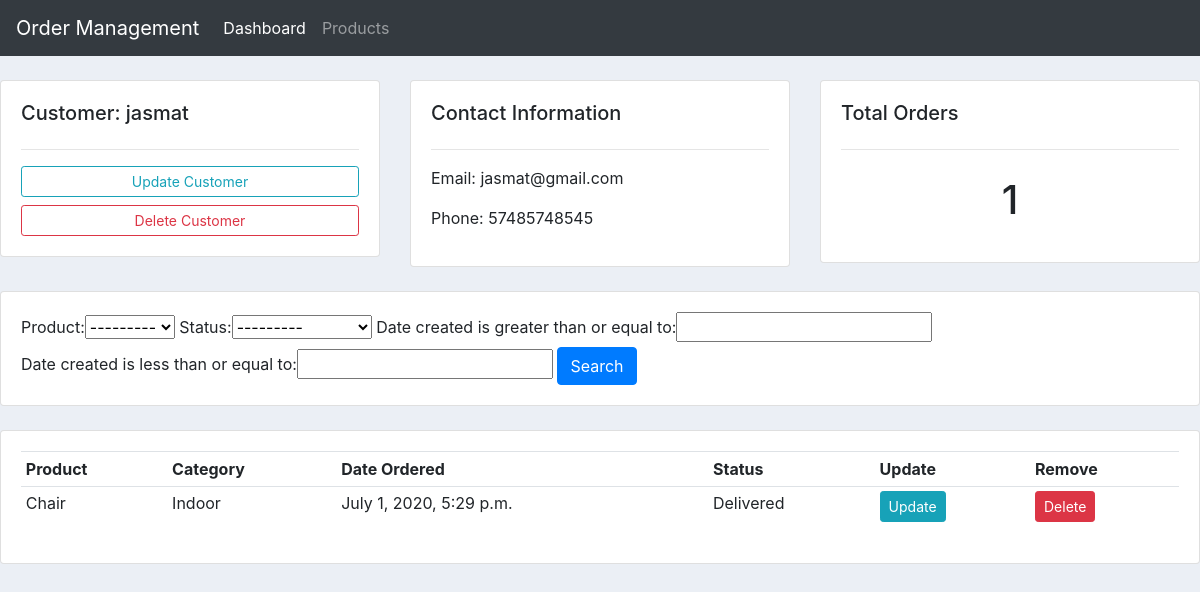
/customers/6/, run on the app's committed database.
### accounts/models.py (models this page shows, shortened)
class Customer(models.Model):
    name = models.CharField(max_length=100,null=True)
    phone = models.CharField(max_length=100,null=True,unique=True)
    email = models.CharField(max_length=100,null=True,unique=True)
    date_created = models.DateTimeField(auto_now_add=True,null=True)

class Order(models.Model):
    STATUS=(
        ('Pending','Pending'),
        ('Out for delivery','Out for delivery'),
        ('Delivered','Delivered')
        )
    customer=models.ForeignKey(Customer,null=True,on_delete=models.SET_NULL)
    product=models.ForeignKey(Product,null=True,on_delete=models.SET_NULL)
    date_created = models.DateTimeField(auto_now_add=True,null=True)
    status=models.CharField(max_length=100, null=True, choices=STATUS)

class Product(models.Model):
    CATEGORY=(
        ('Indoor','Indoor'),
        ('Outdoor','Outdoor')
    )
    name = models.CharField(max_length=100,null=True)
    price=models.FloatField(null=True)
    category=models.CharField(max_length=100,null=True,choices=CATEGORY)
    description=models.CharField(max_length=200,null=True,blank=True)
    date_created = models.DateTimeField(auto_now_add=True,null=True)
    tag=models.ManyToManyField(Tag)
    def __str__(self):
        return self.name

### accounts/views.py (the view)
# urls.py: path('customers/<str:pk>/',views.customers,name='customers'),
def customers(request,pk):
    customer=Customer.objects.get(id=pk)
    orders=customer.order_set.all()   # Get all the orders for a particular customer
    orders_count=orders.count()
    myFilter = OrderFilter(request.GET,queryset=orders) # request.GET is the data we are filtering for onqueryset which is all the orders of specific customer.
    orders=myFilter.qs
    context={
        'customer':customer,
        'orders':orders,
        'orders_count':orders_count,
        'myFilter':myFilter
    }
    return render(request,'accounts/customers.html',context)

### accounts/templates/accounts/customers.html
{% extends 'accounts/main.html' %}
{% block content %}
<br>
<div class="row">
	<div class="col-md">
		<div class="card card-body">
			<h5>Customer: {{customer.name}}</h5>
			<hr>
			<a class="btn btn-outline-info  btn-sm btn-block" href="">Update Customer</a>
			<a class="btn btn-outline-danger  btn-sm btn-block" href="">Delete Customer</a>
		</div>
	</div>
	<div class="col-md">
		<div class="card card-body">
			<h5>Contact Information</h5>
			<hr>
			<p>Email: {{customer.email}}</p>
			<p>Phone: {{customer.phone}}</p>
		</div>
	</div>
	<div class="col-md">
		<div class="card card-body">
			<h5>Total Orders</h5>
			<hr>
			<h1 style="text-align: center;padding: 10px">{{orders_count}}</h1>
		</div>
	</div>
</div>
<br>
<div class="row">
	<div class="col">
		<div class="card card-body">
			<form method="get">
				{{myFilter.form}}
		    <button class="btn btn-primary" type="submit">Search</button>
		  </form>
		</div>
	</div>
</div>
<br>
<div class="row">
	<div class="col-md">
		<div class="card card-body">
			<table class="table table-sm">
				<tr>
					<th>Product</th>
					<th>Category</th>
					<th>Date Ordered</th>
					<th>Status</th>
					<th>Update</th>
					<th>Remove</th>
				</tr>
				{% for order in orders %}
				<tr>
					<td>{{order.product}}</td>
					<td>{{order.product.category}}</td>
					<td>{{order.date_created}}</td>
					<td>{{order.status}}</td>
					<td><a href="{% url 'update_order' order.id %}" class="btn btn-sm btn-info">Update</a></td>
					<td><a href="{% url 'delete_order' order.id %}" class="btn btn-sm btn-danger">Delete</a></td>
				</tr>
				{% endfor %}
			</table>
		</div>
	</div>
</div>
{% endblock %}

### static/css/main.css (style rules this page uses)
body { background-color: #ebeff5; }

### data on the page
Customer: name "jasmat", email "jasmat@gmail.com", phone "57485748545"
Order: product "Chair", product.category "Indoor", date_created "July 1, 2020, 5:29 p.m.", status "Delivered"

### other printed values
{{ orders_count }} "1"
